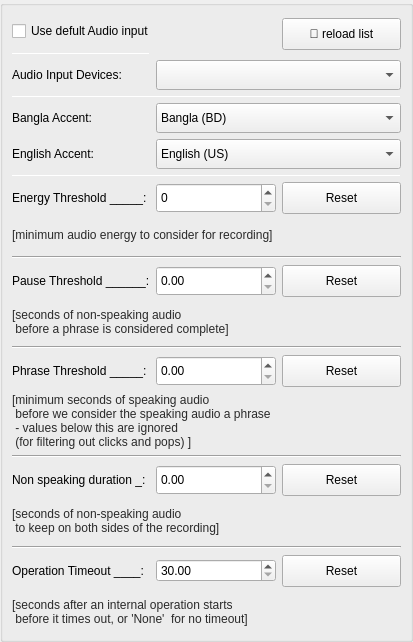
          <widget class="QWidget" name="scrollAreaWidgetContents_2">
           <property name="geometry">
            <rect>
             <x>0</x>
             <y>0</y>
             <width>413</width>
             <height>642</height>
            </rect>
           </property>
           <layout class="QGridLayout" name="gridLayout_6">
            <property name="leftMargin">
             <number>0</number>
            </property>
            <property name="topMargin">
             <number>0</number>
            </property>
            <property name="rightMargin">
             <number>0</number>
            </property>
            <property name="bottomMargin">
             <number>0</number>
            </property>
            <property name="spacing">
             <number>0</number>
            </property>
            <item row="0" column="0">
             <widget class="QGroupBox" name="groupBox">
              <property name="minimumSize">
               <size>
                <width>360</width>
                <height>0</height>
               </size>
              </property>
              <property name="maximumSize">
               <size>
                <width>430</width>
                <height>16777215</height>
               </size>
              </property>
              <property name="styleSheet">
               <string notr="true"/>
              </property>
              <property name="title">
               <string/>
              </property>
              <layout class="QGridLayout" name="gridLayout_2">
               <item row="10" column="0">
                <widget class="QLabel" name="label_2">
                 <property name="minimumSize">
                  <size>
                   <width>0</width>
                   <height>25</height>
                  </size>
                 </property>
                 <property name="text">
                  <string>Pause Threshold ______:</string>
                 </property>
                </widget>
               </item>
               <item row="0" column="2">
                <widget class="QPushButton" name="ReloadListPushButton">
                 <property name="minimumSize">
                  <size>
                   <width>0</width>
                   <height>32</height>
                  </size>
                 </property>
                 <property name="maximumSize">
                  <size>
                   <width>16777215</width>
                   <height>26</height>
                  </size>
                 </property>
                 <property name="text">
                  <string>🔄 reload list</string>
                 </property>
                </widget>
               </item>
               <item row="10" column="1">
                <widget class="QDoubleSpinBox" name="Pause_doubleSpinBox">
                 <property name="minimumSize">
                  <size>
                   <width>56</width>
                   <height>30</height>
                  </size>
                 </property>
                 <property name="maximumSize">
                  <size>
                   <width>16777215</width>
                   <height>16777215</height>
                  </size>
                 </property>
                </widget>
               </item>
               <item row="13" column="1">
                <widget class="QDoubleSpinBox" name="Phrase_doubleSpinBox">
                 <property name="minimumSize">
                  <size>
                   <width>56</width>
                   <height>30</height>
                  </size>
                 </property>
                </widget>
               </item>
               <item row="11" column="0" colspan="3">
                <widget class="QLabel" name="label_6">
                 <property name="styleSheet">
                  <string notr="true">font: 75 12pt &quot;MS Shell Dlg 2&quot;;
color: rgba(0, 0, 0, 210);</string>
                 </property>
                 <property name="text">
                  <string>[seconds of non-speaking audio
 before a phrase is considered complete]</string>
                 </property>
                </widget>
               </item>
               <item row="12" column="0" colspan="3">
                <widget class="Line" name="line_2">
                 <property name="minimumSize">
                  <size>
                   <width>0</width>
                   <height>1</height>
                  </size>
                 </property>
                 <property name="orientation">
                  <enum>Qt::Horizontal</enum>
                 </property>
                </widget>
               </item>
               <item row="16" column="0">
                <widget class="QLabel" name="label_4">
                 <property name="text">
                  <string>Non speaking duration _:</string>
                 </property>
                </widget>
               </item>
               <item row="1" column="0">
                <widget class="Line" name="line_15">
                 <property name="maximumSize">
                  <size>
                   <width>16777215</width>
                   <height>1</height>
                  </size>
                 </property>
                 <property name="orientation">
                  <enum>Qt::Horizontal</enum>
                 </property>
                </widget>
               </item>
               <item row="19" column="2">
                <widget class="QPushButton" name="Reset_operation_timeout_Button">
                 <property name="minimumSize">
                  <size>
                   <width>0</width>
                   <height>32</height>
                  </size>
                 </property>
                 <property name="text">
                  <string>Reset</string>
                 </property>
                </widget>
               </item>
               <item row="9" column="0" colspan="3">
                <widget class="Line" name="line">
                 <property name="minimumSize">
                  <size>
                   <width>0</width>
                   <height>1</height>
                  </size>
                 </property>
                 <property name="styleSheet">
                  <string notr="true"/>
                 </property>
                 <property name="orientation">
                  <enum>Qt::Horizontal</enum>
                 </property>
                </widget>
               </item>
               <item row="13" column="0">
                <widget class="QLabel" name="label_3">
                 <property name="text">
                  <string>Phrase Threshold _____:</string>
                 </property>
                </widget>
               </item>
               <item row="16" column="1">
                <widget class="QDoubleSpinBox" name="Non_speaking_daration_doubleSpinBox">
                 <property name="minimumSize">
                  <size>
                   <width>56</width>
                   <height>30</height>
                  </size>
                 </property>
                 <property name="maximumSize">
                  <size>
                   <width>16777215</width>
                   <height>16777215</height>
                  </size>
                 </property>
                </widget>
               </item>
               <item row="5" column="0">
                <widget class="QLabel" name="label_35">
                 <property name="minimumSize">
                  <size>
                   <width>0</width>
                   <height>26</height>
                  </size>
                 </property>
                 <property name="maximumSize">
                  <size>
                   <width>16777215</width>
                   <height>26</height>
                  </size>
                 </property>
                 <property name="text">
                  <string>English Accent:</string>
                 </property>
                </widget>
               </item>
               <item row="7" column="2">
                <widget class="QPushButton" name="Reset_Energy_Button">
                 <property name="minimumSize">
                  <size>
                   <width>0</width>
                   <height>32</height>
                  </size>
                 </property>
                 <property name="styleSheet">
                  <string notr="true"/>
                 </property>
                 <property name="text">
                  <string>Reset</string>
                 </property>
                </widget>
               </item>
               <item row="20" column="0" colspan="3">
                <widget class="QLabel" name="label_10">
                 <property name="styleSheet">
                  <string notr="true">font: 75 12pt &quot;MS Shell Dlg 2&quot;;
color: rgba(0, 0, 0, 210);</string>
                 </property>
                 <property name="text">
                  <string>[seconds after an internal operation starts
 before it times out, or 'None'  for no timeout]</string>
                 </property>
                </widget>
               </item>
               <item row="16" column="2">
                <widget class="QPushButton" name="Reset_non_speaking_duration_Button">
                 <property name="minimumSize">
                  <size>
                   <width>0</width>
                   <height>32</height>
                  </size>
                 </property>
                 <property name="text">
                  <string>Reset</string>
                 </property>
                </widget>
               </item>
               <item row="19" column="1">
                <widget class="QDoubleSpinBox" name="TimeOutDoubleSpinBox">
                 <property name="minimum">
                  <double>30.000000000000000</double>
                 </property>
                 <property name="maximum">
                  <double>100.000000000000000</double>
                 </property>
                </widget>
               </item>
               <item row="17" column="0" colspan="3">
                <widget class="QLabel" name="label_8">
                 <property name="styleSheet">
                  <string notr="true">font: 75 12pt &quot;MS Shell Dlg 2&quot;;
color: rgba(0, 0, 0, 210);</string>
                 </property>
                 <property name="text">
                  <string>[seconds of non-speaking audio
 to keep on both sides of the recording]</string>
                 </property>
                </widget>
               </item>
               <item row="13" column="2">
                <widget class="QPushButton" name="Reset_Phrase_Button">
                 <property name="minimumSize">
                  <size>
                   <width>0</width>
                   <height>32</height>
                  </size>
                 </property>
                 <property name="text">
                  <string>Reset</string>
                 </property>
                </widget>
               </item>
               <item row="3" column="0" colspan="3">
                <widget class="Line" name="line_9">
                 <property name="maximumSize">
                  <size>
                   <width>16777215</width>
                   <height>1</height>
                  </size>
                 </property>
                 <property name="orientation">
                  <enum>Qt::Horizontal</enum>
                 </property>
                </widget>
               </item>
               <item row="2" column="0">
                <widget class="QLabel" name="label_11">
                 <property name="minimumSize">
                  <size>
                   <width>0</width>
                   <height>25</height>
                  </size>
                 </property>
                 <property name="maximumSize">
                  <size>
                   <width>16777215</width>
                   <height>28</height>
                  </size>
                 </property>
                 <property name="styleSheet">
                  <string notr="true"/>
                 </property>
                 <property name="text">
                  <string>Audio Input Devices:</string>
                 </property>
                </widget>
               </item>
               <item row="10" column="2">
                <widget class="QPushButton" name="Reset_Pause_Button">
                 <property name="minimumSize">
                  <size>
                   <width>0</width>
                   <height>32</height>
                  </size>
                 </property>
                 <property name="text">
                  <string>Reset</string>
                 </property>
                </widget>
               </item>
               <item row="14" column="0" colspan="3">
                <widget class="QLabel" name="label_7">
                 <property name="styleSheet">
                  <string notr="true">font: 75 12pt &quot;MS Shell Dlg 2&quot;;
color: rgba(0, 0, 0, 210);</string>
                 </property>
                 <property name="text">
                  <string>[minimum seconds of speaking audio
 before we consider the speaking audio a phrase
 - values below this are ignored
 (for filtering out clicks and pops) ]</string>
                 </property>
                </widget>
               </item>
               <item row="8" column="0" colspan="3">
                <widget class="QLabel" name="label_5">
                 <property name="minimumSize">
                  <size>
                   <width>0</width>
                   <height>25</height>
                  </size>
                 </property>
                 <property name="maximumSize">
                  <size>
                   <width>16777215</width>
                   <height>30</height>
                  </size>
                 </property>
                 <property name="styleSheet">
                  <string notr="true">font: 75 12pt &quot;MS Shell Dlg 2&quot;;
color: rgba(0, 0, 0, 210);</string>
                 </property>
                 <property name="text">
                  <string>[minimum audio energy to consider for recording]</string>
                 </property>
                </widget>
               </item>
               <item row="7" column="1">
                <widget class="QSpinBox" name="Energy_spinBox">
                 <property name="minimumSize">
                  <size>
                   <width>56</width>
                   <height>30</height>
                  </size>
                 </property>
                 <property name="maximumSize">
                  <size>
                   <width>16777215</width>
                   <height>16777215</height>
                  </size>
                 </property>
                 <property name="maximum">
                  <number>999</number>
                 </property>
                </widget>
               </item>
               <item row="7" column="0">
                <widget class="QLabel" name="label">
                 <property name="minimumSize">
                  <size>
                   <width>0</width>
                   <height>25</height>
                  </size>
                 </property>
                 <property name="text">
                  <string>Energy Threshold _____:</string>
                 </property>
                </widget>
               </item>
               <item row="18" column="0" colspan="3">
                <widget class="Line" name="line_4">
                 <property name="minimumSize">
                  <size>
                   <width>0</width>
                   <height>1</height>
                  </size>
                 </property>
                 <property name="orientation">
                  <enum>Qt::Horizontal</enum>
                 </property>
                </widget>
               </item>
               <item row="2" column="1" colspan="2">
                <widget class="QComboBox" name="comboBox">
                 <property name="minimumSize">
                  <size>
                   <width>0</width>
                   <height>30</height>
                  </size>
                 </property>
                 <property name="maximumSize">
                  <size>
                   <width>16777215</width>
                   <height>30</height>
                  </size>
                 </property>
                </widget>
               </item>
               <item row="15" column="0" colspan="3">
                <widget class="Line" name="line_3">
                 <property name="minimumSize">
                  <size>
                   <width>0</width>
                   <height>1</height>
                  </size>
                 </property>
                 <property name="orientation">
                  <enum>Qt::Horizontal</enum>
                 </property>
                </widget>
               </item>
               <item row="6" column="0" colspan="3">
                <widget class="Line" name="line_36">
                 <property name="maximumSize">
                  <size>
                   <width>16777215</width>
                   <height>1</height>
                  </size>
                 </property>
                 <property name="orientation">
                  <enum>Qt::Horizontal</enum>
                 </property>
                </widget>
               </item>
               <item row="19" column="0">
                <widget class="QLabel" name="label_9">
                 <property name="text">
                  <string>Operation Timeout ____:</string>
                 </property>
                </widget>
               </item>
               <item row="4" column="0">
                <widget class="QLabel" name="label_34">
                 <property name="minimumSize">
                  <size>
                   <width>0</width>
                   <height>26</height>
                  </size>
                 </property>
                 <property name="maximumSize">
                  <size>
                   <width>16777215</width>
                   <height>26</height>
                  </size>
                 </property>
                 <property name="text">
                  <string>Bangla Accent:</string>
                 </property>
                </widget>
               </item>
               <item row="4" column="1" colspan="2">
                <widget class="QComboBox" name="AccentComboBox">
                 <property name="minimumSize">
                  <size>
                   <width>0</width>
                   <height>30</height>
                  </size>
                 </property>
                 <item>
                  <property name="text">
                   <string>Bangla (BD)</string>
                  </property>
                 </item>
                 <item>
                  <property name="text">
                   <string>Bangla (IN)</string>
                  </property>
                 </item>
                </widget>
               </item>
               <item row="0" column="0" colspan="2">
                <widget class="QCheckBox" name="defultMicCheckBox">
                 <property name="minimumSize">
                  <size>
                   <width>0</width>
                   <height>24</height>
                  </size>
                 </property>
                 <property name="maximumSize">
                  <size>
                   <width>16777215</width>
                   <height>26</height>
                  </size>
                 </property>
                 <property name="styleSheet">
                  <string notr="true"/>
                 </property>
                 <property name="text">
                  <string>Use defult Audio input</string>
                 </property>
                </widget>
               </item>
               <item row="5" column="1" colspan="2">
                <widget class="QComboBox" name="EnglishAccentComboBox">
                 <property name="minimumSize">
                  <size>
                   <width>0</width>
                   <height>30</height>
                  </size>
                 </property>
                 <item>
                  <property name="text">
                   <string>English (US)</string>
                  </property>
                 </item>
                 <item>
                  <property name="text">
                   <string>English (UK)</string>
                  </property>
                 </item>
                 <item>
                  <property name="text">
                   <string>English (IN)</string>
                  </property>
                 </item>
                </widget>
               </item>
              </layout>
             </widget>
            </item>
           </layout>
          </widget>
